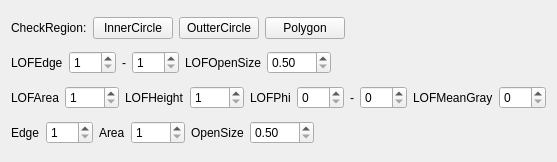
<?xml version="1.0" encoding="UTF-8"?>
<ui version="4.0">
 <class>CDlgFBLInReg</class>
 <widget class="CItemDlg" name="CDlgFBLInReg">
  <property name="geometry">
   <rect>
    <x>0</x>
    <y>0</y>
    <width>506</width>
    <height>162</height>
   </rect>
  </property>
  <property name="windowTitle">
   <string>Mouth Back Inner Region Dialog</string>
  </property>
  <layout class="QVBoxLayout" name="verticalLayout">
   <item>
    <layout class="QHBoxLayout" name="horizontalLayout_3">
     <item>
      <widget class="QLabel" name="label_6">
       <property name="text">
        <string>CheckRegion:</string>
       </property>
      </widget>
     </item>
     <item>
      <widget class="QPushButton" name="btnInCircle">
       <property name="enabled">
        <bool>true</bool>
       </property>
       <property name="text">
        <string>InnerCircle</string>
       </property>
      </widget>
     </item>
     <item>
      <widget class="QPushButton" name="btnOutCircle">
       <property name="enabled">
        <bool>true</bool>
       </property>
       <property name="text">
        <string>OutterCircle</string>
       </property>
      </widget>
     </item>
     <item>
      <widget class="QPushButton" name="btnPolygon">
       <property name="text">
        <string>Polygon</string>
       </property>
      </widget>
     </item>
     <item>
      <spacer name="horizontalSpacer">
       <property name="orientation">
        <enum>Qt::Horizontal</enum>
       </property>
       <property name="sizeHint" stdset="0">
        <size>
         <width>85</width>
         <height>20</height>
        </size>
       </property>
      </spacer>
     </item>
    </layout>
   </item>
   <item>
    <layout class="QHBoxLayout" name="horizontalLayout_4">
     <item>
      <widget class="QLabel" name="label_10">
       <property name="text">
        <string>LOFEdge</string>
       </property>
      </widget>
     </item>
     <item>
      <widget class="QSpinBox" name="spinLOFEdge">
       <property name="contextMenuPolicy">
        <enum>Qt::NoContextMenu</enum>
       </property>
       <property name="minimum">
        <number>1</number>
       </property>
       <property name="maximum">
        <number>255</number>
       </property>
      </widget>
     </item>
     <item>
      <widget class="QLabel" name="label_14">
       <property name="text">
        <string>-</string>
       </property>
      </widget>
     </item>
     <item>
      <widget class="QSpinBox" name="spinLOFEdgeH">
       <property name="contextMenuPolicy">
        <enum>Qt::NoContextMenu</enum>
       </property>
       <property name="minimum">
        <number>1</number>
       </property>
       <property name="maximum">
        <number>255</number>
       </property>
      </widget>
     </item>
     <item>
      <widget class="QLabel" name="label_12">
       <property name="text">
        <string>LOFOpenSize</string>
       </property>
      </widget>
     </item>
     <item>
      <widget class="QDoubleSpinBox" name="spinLOFOpenSize">
       <property name="contextMenuPolicy">
        <enum>Qt::NoContextMenu</enum>
       </property>
       <property name="minimum">
        <double>0.500000000000000</double>
       </property>
       <property name="maximum">
        <double>100.000000000000000</double>
       </property>
       <property name="singleStep">
        <double>0.500000000000000</double>
       </property>
      </widget>
     </item>
     <item>
      <spacer name="horizontalSpacer_4">
       <property name="orientation">
        <enum>Qt::Horizontal</enum>
       </property>
       <property name="sizeHint" stdset="0">
        <size>
         <width>25</width>
         <height>17</height>
        </size>
       </property>
      </spacer>
     </item>
    </layout>
   </item>
   <item>
    <layout class="QHBoxLayout" name="horizontalLayout">
     <item>
      <widget class="QLabel" name="label_11">
       <property name="text">
        <string>LOFArea</string>
       </property>
      </widget>
     </item>
     <item>
      <widget class="QSpinBox" name="spinLOFArea">
       <property name="contextMenuPolicy">
        <enum>Qt::NoContextMenu</enum>
       </property>
       <property name="minimum">
        <number>1</number>
       </property>
       <property name="maximum">
        <number>9999</number>
       </property>
      </widget>
     </item>
     <item>
      <widget class="QLabel" name="label_13">
       <property name="text">
        <string>LOFHeight</string>
       </property>
      </widget>
     </item>
     <item>
      <widget class="QSpinBox" name="spinLOFHeight">
       <property name="contextMenuPolicy">
        <enum>Qt::NoContextMenu</enum>
       </property>
       <property name="minimum">
        <number>1</number>
       </property>
       <property name="maximum">
        <number>9999</number>
       </property>
      </widget>
     </item>
     <item>
      <widget class="QLabel" name="label_16">
       <property name="text">
        <string>LOFPhi</string>
       </property>
      </widget>
     </item>
     <item>
      <widget class="QSpinBox" name="spinLOFPhiL">
       <property name="contextMenuPolicy">
        <enum>Qt::NoContextMenu</enum>
       </property>
       <property name="minimum">
        <number>0</number>
       </property>
       <property name="maximum">
        <number>180</number>
       </property>
      </widget>
     </item>
     <item>
      <widget class="QLabel" name="label_15">
       <property name="text">
        <string>-</string>
       </property>
      </widget>
     </item>
     <item>
      <widget class="QSpinBox" name="spinLOFPhiH">
       <property name="contextMenuPolicy">
        <enum>Qt::NoContextMenu</enum>
       </property>
       <property name="minimum">
        <number>0</number>
       </property>
       <property name="maximum">
        <number>180</number>
       </property>
      </widget>
     </item>
     <item>
      <widget class="QLabel" name="label_17">
       <property name="text">
        <string>LOFMeanGray</string>
       </property>
      </widget>
     </item>
     <item>
      <widget class="QSpinBox" name="spinLOFMeanGray">
       <property name="contextMenuPolicy">
        <enum>Qt::NoContextMenu</enum>
       </property>
       <property name="minimum">
        <number>0</number>
       </property>
       <property name="maximum">
        <number>255</number>
       </property>
      </widget>
     </item>
     <item>
      <spacer name="horizontalSpacer_2">
       <property name="orientation">
        <enum>Qt::Horizontal</enum>
       </property>
       <property name="sizeHint" stdset="0">
        <size>
         <width>40</width>
         <height>20</height>
        </size>
       </property>
      </spacer>
     </item>
    </layout>
   </item>
   <item>
    <layout class="QHBoxLayout" name="horizontalLayout_2">
     <item>
      <widget class="QLabel" name="label_7">
       <property name="enabled">
        <bool>true</bool>
       </property>
       <property name="text">
        <string>Edge</string>
       </property>
      </widget>
     </item>
     <item>
      <widget class="QSpinBox" name="spinEdge">
       <property name="enabled">
        <bool>true</bool>
       </property>
       <property name="contextMenuPolicy">
        <enum>Qt::NoContextMenu</enum>
       </property>
       <property name="minimum">
        <number>1</number>
       </property>
       <property name="maximum">
        <number>255</number>
       </property>
      </widget>
     </item>
     <item>
      <widget class="QLabel" name="label_8">
       <property name="enabled">
        <bool>true</bool>
       </property>
       <property name="text">
        <string>Area</string>
       </property>
      </widget>
     </item>
     <item>
      <widget class="QSpinBox" name="spinArea">
       <property name="enabled">
        <bool>true</bool>
       </property>
       <property name="contextMenuPolicy">
        <enum>Qt::NoContextMenu</enum>
       </property>
       <property name="minimum">
        <number>1</number>
       </property>
       <property name="maximum">
        <number>9999</number>
       </property>
      </widget>
     </item>
     <item>
      <widget class="QLabel" name="label_9">
       <property name="enabled">
        <bool>true</bool>
       </property>
       <property name="text">
        <string>OpenSize</string>
       </property>
      </widget>
     </item>
     <item>
      <widget class="QDoubleSpinBox" name="spinOpenSize">
       <property name="enabled">
        <bool>true</bool>
       </property>
       <property name="contextMenuPolicy">
        <enum>Qt::NoContextMenu</enum>
       </property>
       <property name="minimum">
        <double>0.500000000000000</double>
       </property>
       <property name="maximum">
        <double>100.000000000000000</double>
       </property>
       <property name="singleStep">
        <double>0.500000000000000</double>
       </property>
      </widget>
     </item>
     <item>
      <spacer name="horizontalSpacer_3">
       <property name="orientation">
        <enum>Qt::Horizontal</enum>
       </property>
       <property name="sizeHint" stdset="0">
        <size>
         <width>25</width>
         <height>17</height>
        </size>
       </property>
      </spacer>
     </item>
    </layout>
   </item>
  </layout>
 </widget>
 <layoutdefault spacing="6" margin="11"/>
 <customwidgets>
  <customwidget>
   <class>CItemDlg</class>
   <extends>QWidget</extends>
   <header>citemdlg.h</header>
   <container>1</container>
  </customwidget>
 </customwidgets>
 <tabstops>
  <tabstop>btnInCircle</tabstop>
  <tabstop>btnOutCircle</tabstop>
  <tabstop>spinEdge</tabstop>
  <tabstop>spinArea</tabstop>
  <tabstop>spinOpenSize</tabstop>
 </tabstops>
 <resources/>
 <connections/>
 <slots>
  <slot>accept()</slot>
  <slot>reject()</slot>
 </slots>
</ui>
